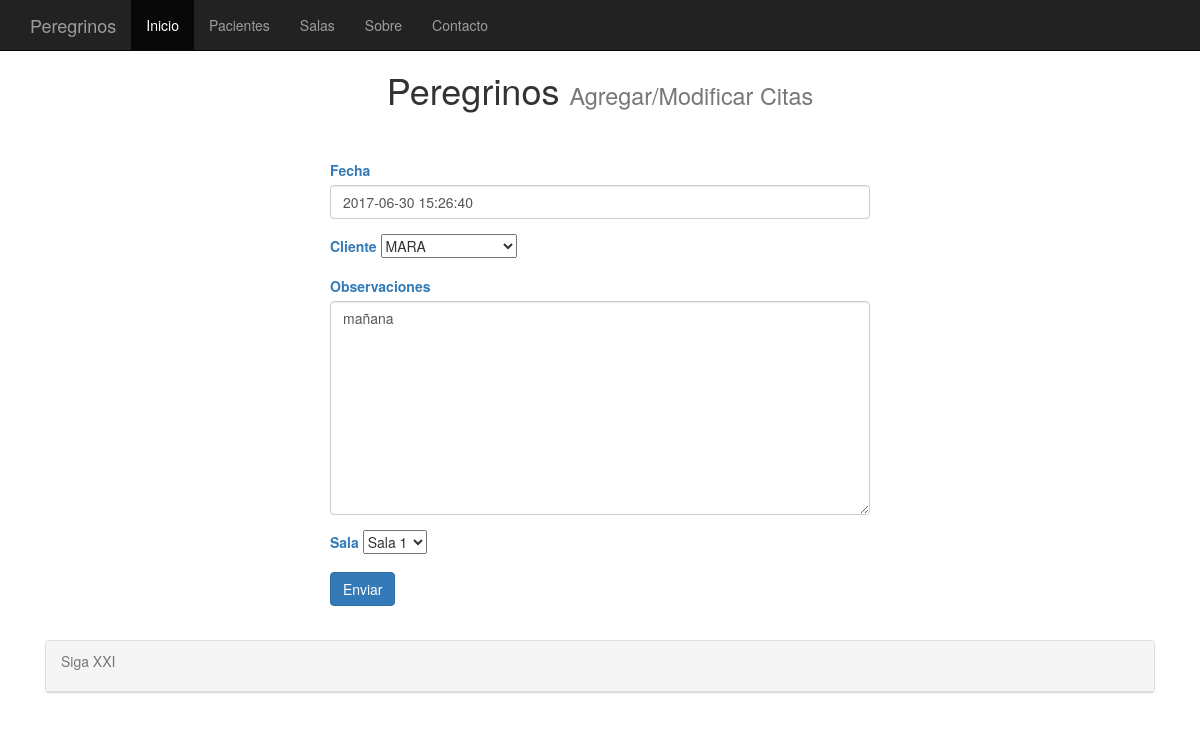
The app's page /citas_modificar/214/ with its own data.
### clinica/models.py (models this page shows, shortened)
class citas(models.Model):
    fecha = models.DateTimeField(default=datetime.now, blank=True)
    cliente = models.ForeignKey(clientes, default=None, null=True, blank=True)
    observaciones = models.TextField()
    sala = models.ForeignKey(salas, default=None, null=True, blank=True)

class salas(models.Model):
    sala = models.CharField(max_length=25)
    color = models.CharField(max_length=7)
    observaciones = models.TextField(default=None, null=True)
    def __unicode__(self):
        return self.sala

### clinica/forms.py (the view)
# urls.py: url(r'^citas_modificar/(?P<pk>[0-9]+)/$', EditarCita.as_view(), name = 'citas_editar'),
class EditarCita(UpdateView):
    model = citas
    fields = ['fecha', 'cliente', 'observaciones', 'sala',]

### clinica/models.py (called while the page is built)
    def __unicode__(self):
    	return self.nombre

### templates/clinica/citas_form.html (shortened to what this page needs)
<html>
{% extends "base.html" %}
{%   load   staticfiles   %}
{% block titulo %}
Agregar/Modificar Citas
{% endblock %}
{% block content %}
<row>
  <div class="col-md-6 col-md-offset-3">
    <br /><br />
    <form action="" role="form" method="post">{% csrf_token %}
      <div class="form-group">
        <label for="id_fecha" class="text-primary" >Fecha</label>
        <input type="datetime" class="form-control" placeholder="Introduce la fecha" id={{ form.fecha }}
      </div>
      <div class="form-group">
        <label for="id_cliente" class="text-primary">Cliente</label>
        {{ form.cliente }}
      </div>
      <div class="form-group">
        <label for="id_observaciones" class="text-primary">Observaciones</label>
        <textarea class="form-control" placeholder="Observaciones" id={{ form.observaciones }}
      </div>
      <div class="form-group">
        <label for="id_sala" class="text-primary">Sala</label>
        {{ form.sala }}
      </div>
      <button type="submit" class="btn btn-primary">Enviar</button>
    </form>
    <br /<br />
  </div>
</row>
{% endblock %}

### records on screen
citas: cliente "MARA", observaciones "mañana"
salas: sala "Sala 1"
